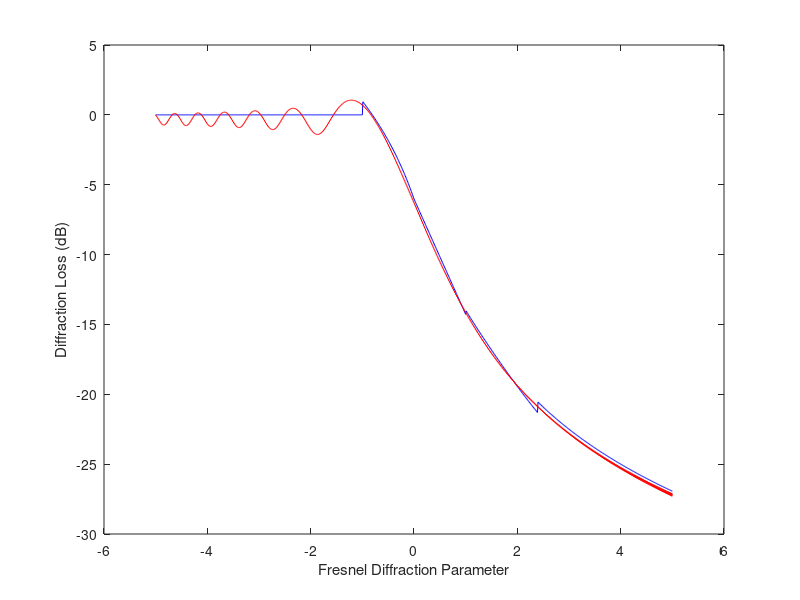

Reproduce this figure in MATLAB.
close all;
clear all;
clc;
v=-5:0.01:5;
for n=1:length(v)     
   if v(n) <= -1         
      G(n)=0;     
   elseif v(n) <= 0         
      G(n)=20*log10(0.5-0.62*v(n));     
   elseif v(n) <= 1         
      G(n)=20*log10(0.5*exp(-0.95*v(n)));     
   elseif v(n) <= 2.4         
      G(n)=20*log10(0.4-sqrt(0.1184-(0.38-0.1*v(n))^2));     
   else         
      G(n)=20*log10(0.225/v(n));     
   end      
end 
plot(v, G, 'b'); 
xlabel('Fresnel Diffraction Parameter');
ylabel('Diffraction Loss (dB)');
hold on
v1=-5:0.01:5;
for n=1:length(v1)          
   v_vector=v1(n):0.01:v1(n)+100;          
   F(n)=((1+1i)/2)*sum(exp((-1i*pi*(v_vector).^2)/2));      
end 
F=abs(F)/(abs(F(1))); 
plot(v, 20*log10(F),'r');
hold off